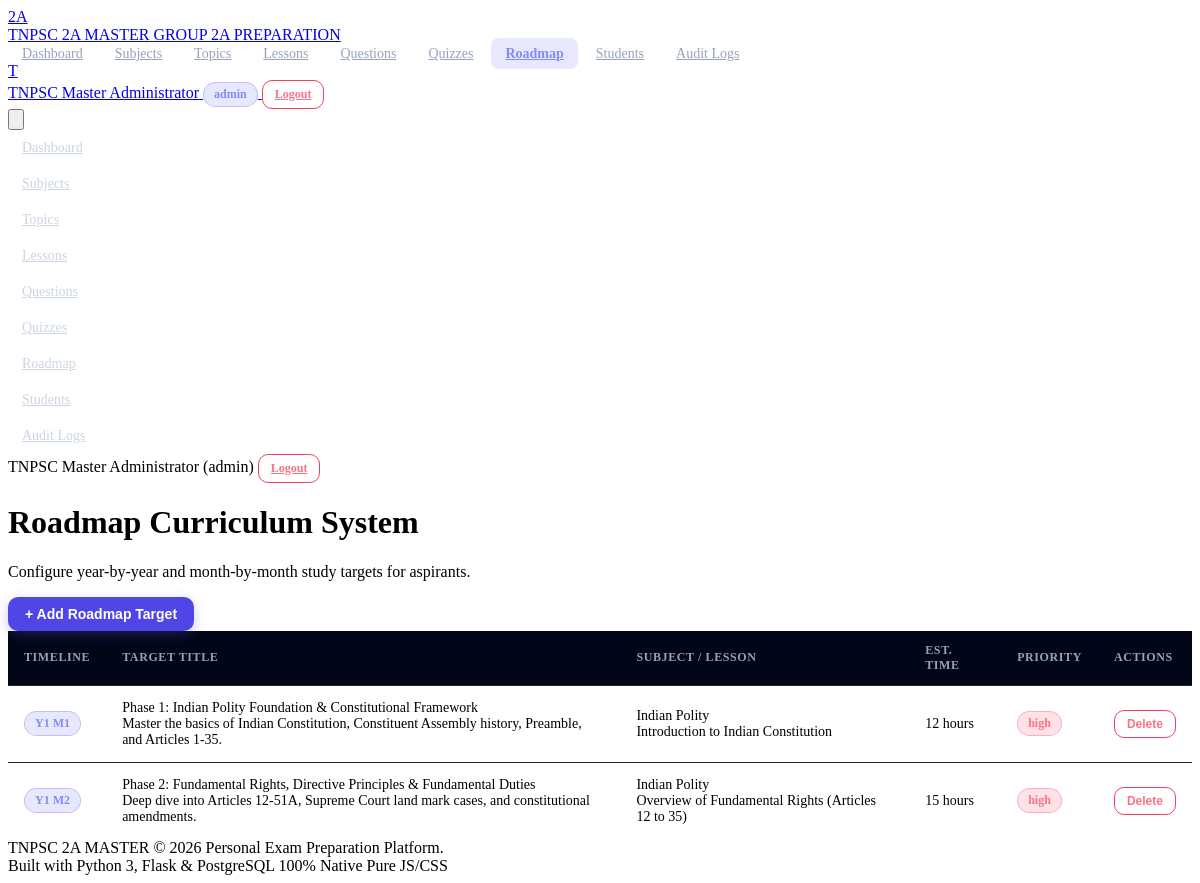
The app's page /admin/roadmap (signed in) with its own data.
### models/roadmap.py (models this page shows, shortened)
class RoadmapItem(db.Model):
    __tablename__ = 'roadmap_items'
    id = db.Column(db.Integer, primary_key=True)
    title = db.Column(db.String(150), nullable=False)
    description = db.Column(db.Text, nullable=True)
    year = db.Column(db.Integer, default=1, nullable=False)
    month = db.Column(db.Integer, default=1, nullable=False)
    subject_id = db.Column(db.Integer, db.ForeignKey('subjects.id'), nullable=True, index=True)
    topic_id = db.Column(db.Integer, db.ForeignKey('topics.id'), nullable=True, index=True)
    lesson_id = db.Column(db.Integer, db.ForeignKey('lessons.id'), nullable=True, index=True)
    target_date = db.Column(db.String(50), nullable=True)
    estimated_study_time = db.Column(db.String(50), default='5 hours', nullable=False)
    priority = db.Column(db.String(20), default='medium', nullable=False)  # 'high', 'medium', 'low'
    order_index = db.Column(db.Integer, default=0, nullable=False)
    is_active = db.Column(db.Boolean, default=True, nullable=False)
    created_at = db.Column(db.DateTime, default=lambda: datetime.now(timezone.utc), nullable=False)

### models/subject.py (models this page shows, shortened)
class Subject(db.Model):
    __tablename__ = 'subjects'
    id = db.Column(db.Integer, primary_key=True)
    name = db.Column(db.String(100), nullable=False, unique=True, index=True)
    code = db.Column(db.String(20), nullable=False, unique=True)
    description = db.Column(db.Text, nullable=True)
    icon = db.Column(db.String(50), default='book')
    order_index = db.Column(db.Integer, default=0, nullable=False)
    is_active = db.Column(db.Boolean, default=True, nullable=False)
    created_at = db.Column(db.DateTime, default=lambda: datetime.now(timezone.utc), nullable=False)
    updated_at = db.Column(db.DateTime, default=lambda: datetime.now(timezone.utc), onupdate=lambda: datetime.now(timezone.utc))
    topics = db.relationship('Topic', backref='subject', lazy='select', cascade='all, delete-orphan', order_by='Topic.order_index')
    questions = db.relationship('Question', backref='subject', lazy='select')
    quiz_sets = db.relationship('QuizSet', backref='subject', lazy='select')
    roadmap_items = db.relationship('RoadmapItem', backref='subject', lazy='select')

### models/lesson.py (models this page shows, shortened)
class Lesson(db.Model):
    __tablename__ = 'lessons'
    id = db.Column(db.Integer, primary_key=True)
    topic_id = db.Column(db.Integer, db.ForeignKey('topics.id'), nullable=False, index=True)
    title = db.Column(db.String(200), nullable=False)
    content_summary = db.Column(db.Text, nullable=True)
    concept_body = db.Column(db.Text, nullable=False)
    examples = db.Column(db.Text, nullable=True)
    important_points = db.Column(db.Text, nullable=True)
    memory_tricks = db.Column(db.Text, nullable=True)
    estimated_minutes = db.Column(db.Integer, default=15, nullable=False)
    order_index = db.Column(db.Integer, default=0, nullable=False)
    is_active = db.Column(db.Boolean, default=True, nullable=False)
    created_at = db.Column(db.DateTime, default=lambda: datetime.now(timezone.utc), nullable=False)
    updated_at = db.Column(db.DateTime, default=lambda: datetime.now(timezone.utc), onupdate=lambda: datetime.now(timezone.utc))
    progress_records = db.relationship('StudentProgress', backref='lesson', lazy='dynamic', cascade='all, delete-orphan')
    bookmarks = db.relationship('Bookmark', backref='lesson', lazy='dynamic', cascade='all, delete-orphan')
    roadmap_items = db.relationship('RoadmapItem', backref='lesson', lazy='select')

### routes/admin.py (the view, shortened to what this page needs)
@admin_bp.route('/roadmap', methods=['GET', 'POST'])
@admin_required
def roadmap():
    admin_id = session.get('user_id')
    items = RoadmapItem.query.order_by(RoadmapItem.year.asc(), RoadmapItem.month.asc(), RoadmapItem.order_index.asc()).all()
    all_subjects = Subject.query.filter_by(is_active=True).all()
    all_topics = Topic.query.filter_by(is_active=True).all()
    all_lessons = Lesson.query.filter_by(is_active=True).all()
    return render_template(
        'admin/roadmap.html',
        items=items,
        subjects=all_subjects,
        topics=all_topics,
        lessons=all_lessons
    )

### routes/__init__.py (called while the page is built)
def admin_required(f):
    @wraps(f)
    def decorated_function(*args, **kwargs):
        if 'user_id' not in session:
            flash('Please log in to access this page.', 'warning')
            return redirect(url_for('auth.login', next=request.url))
        if session.get('role') != 'admin':
            flash('Access denied. Administrator privileges required.', 'danger')
            return redirect(url_for('student.dashboard'))
        return f(*args, **kwargs)
    return decorated_function

### templates/admin/roadmap.html (shortened to what this page needs)
{% extends 'base.html' %}
{% block content %}
<div class="space-y-6">
    <div class="flex flex-col md:flex-row md:items-center justify-between gap-4 pb-4 border-b border-slate-800">
        <div>
            <h1 class="text-2xl font-bold text-slate-100">Roadmap Curriculum System</h1>
            <p class="text-sm text-slate-400 mt-1">Configure year-by-year and month-by-month study targets for aspirants.</p>
        </div>
        <button type="button" onclick="openModal('add-roadmap-modal')" class="btn btn-primary font-bold">
            + Add Roadmap Target
        </button>
    </div>
    <div class="card p-6 bg-slate-900 border border-slate-800 rounded-2xl">
        <div class="overflow-x-auto">
            <table class="table-custom">
                <thead>
                    <tr>
                        <th>Timeline</th>
                        <th>Target Title</th>
                        <th>Subject / Lesson</th>
                        <th>Est. Time</th>
                        <th>Priority</th>
                        <th>Actions</th>
                    </tr>
                </thead>
                <tbody>
                {% for item in items %}
                    <tr>
                        <td>
                            <span class="badge badge-indigo font-bold text-xs">Y{{ item.year }} M{{ item.month }}</span>
                        </td>
                        <td>
                            <div class="font-bold text-slate-100 text-sm">{{ item.title }}</div>
                            <div class="text-xs text-slate-400 line-clamp-1">{{ item.description }}</div>
                        </td>
                        <td>
                            <div class="text-xs text-slate-200 font-semibold">{{ item.subject.name if item.subject else 'General' }}</div>
                            <div class="text-xs text-slate-400">{{ item.lesson.title if item.lesson else '' }}</div>
                        </td>
                        <td class="text-xs text-slate-300 font-mono">{{ item.estimated_study_time }}</td>
                        <td>
                            <span class="badge {% if item.priority == 'high' %}badge-rose{% elif item.priority == 'medium' %}badge-amber{% else %}badge-slate{% endif %} text-xs uppercase">
                                {{ item.priority }}
                            </span>
                        </td>
                        <td>
                            <form action="{{ url_for('admin.delete_roadmap', item_id=item.id) }}" method="POST" onsubmit="return confirm('Delete roadmap item?')">
                                <button type="submit" class="btn btn-outline-danger btn-sm">Delete</button>
                            </form>
                        </td>
                    </tr>
                {% else %}
                    <tr>
                        <td colspan="6" class="text-center py-6 text-slate-400">No roadmap items configured.</td>
                    </tr>
                {% endfor %}
                </tbody>
            </table>
        </div>
    </div>
</div>
{% endblock %}

### static/css/style.css (style rules this page uses)
.btn { display: inline-flex; items-center: center; justify-content: center; border-radius: 0.625rem; font-size: 0.875rem; font-weight: 600; padding: 0.5rem 1rem; transition: all 0.2s ease; cursor: pointer; border: 1px solid transparent; }
.btn-primary { background-color: #4f46e5; color: #ffffff; box-shadow: 0 4px 12px rgba(79, 70, 229, 0.3); }
.btn-outline-danger { background-color: transparent; border-color: #f43f5e; color: #fb7185; }
.btn-sm { padding: 0.375rem 0.75rem; font-size: 0.75rem; }
.badge { display: inline-flex; align-items: center; padding: 0.25rem 0.625rem; border-radius: 9999px; font-size: 0.75rem; font-weight: 600; }
.badge-indigo { background-color: rgba(99, 102, 241, 0.15); color: #818cf8; border: 1px solid rgba(99, 102, 241, 0.3); }
.badge-rose { background-color: rgba(244, 63, 94, 0.15); color: #fb7185; border: 1px solid rgba(244, 63, 94, 0.3); }
.table-custom { width: 100%; border-collapse: collapse; text-align: left; font-size: 0.875rem; }
.table-custom th { padding: 0.75rem 1rem; background-color: #020617; color: #94a3b8; font-size: 0.75rem; font-weight: 700; text-transform: uppercase; letter-spacing: 0.05em; border-bottom: 1px solid #1e293b; }
.table-custom td { padding: 0.875rem 1rem; border-bottom: 1px solid #1e293b; vertical-align: middle; }
.table-custom tr:last-child td { border-bottom: none; }

### records on screen
RoadmapItem: year "1", month "1", title "Phase 1: Indian Polity Foundation & Constitutional Framework", description "Master the basics of Indian Constitution, Constituent Assembly history, Preamble, and Articles 1-35.", subject "Indian Polity", lesson "Introduction to Indian Constitution", estimated_study_time "12 hours", priority "high"
RoadmapItem: year "1", month "2", title "Phase 2: Fundamental Rights, Directive Principles & Fundamental Duties", description "Deep dive into Articles 12-51A, Supreme Court land mark cases, and constitutional amendments.", subject "Indian Polity", lesson "Overview of Fundamental Rights (Articles 12 to 35)", estimated_study_time "15 hours", priority "high"

### other values on screen
{{ current_user_name[0] if current_user_name else 'U' }} "T"
{{ current_user_name }} "TNPSC Master Administrator"
{{ current_user_role }} "admin"
